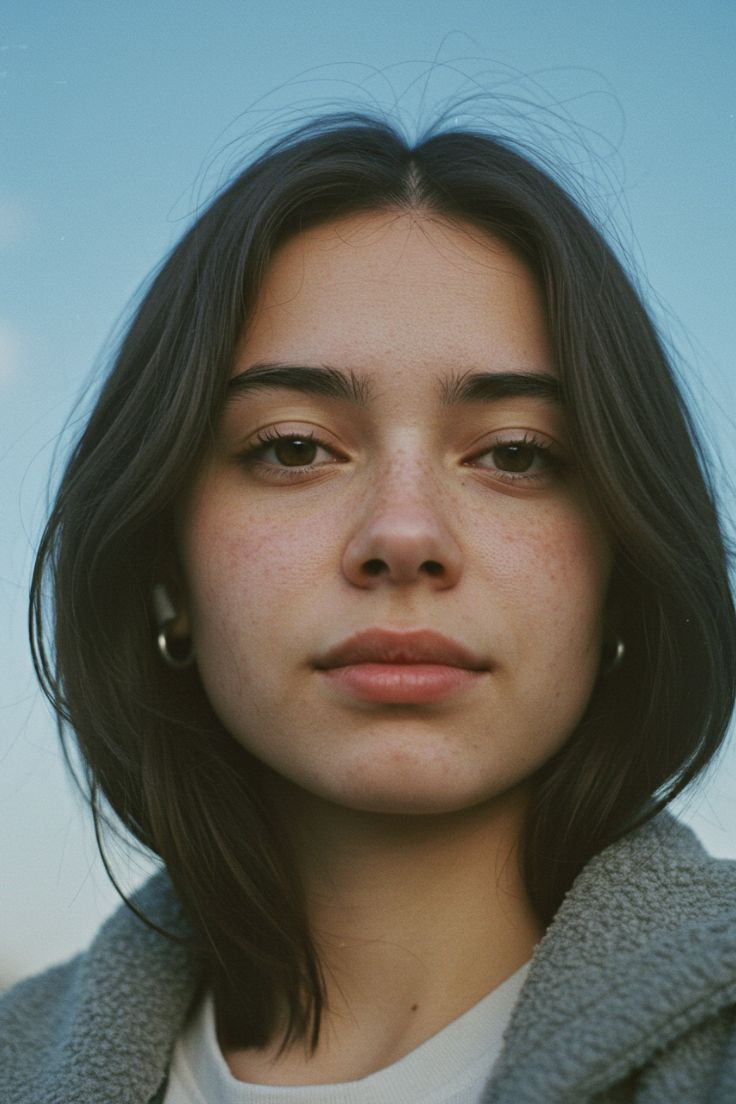
#> input picture image.jpg, 736 x 1104 px; its folder holds only this picture in this run
$ python -i download_ai_dataset.py   (imports and definitions only)
#> lines starting #> are read from the running program, lines starting #| are printed output that depends on the picture
#> further down, picture is the input picture: PIL image 736x1104 RGB; mean R, G, B 102.4, 107.3, 102.2
"""SecureSight — Download & train on AI-Generated Image Detection datasets.

Downloads multiple datasets covering:
  - Face-swap deepfakes (Celeb-DF — already done)
  - AI-generated faces (GAN, Diffusion)
  - GPT/Gemini/Midjourney/Stable Diffusion generated images
  - Edited/manipulated images

Combines them into a unified training set for comprehensive AI detection.
"""

from __future__ import annotations

import os
import random
import sys
from pathlib import Path

import cv2
import numpy as np
from PIL import Image

sys.path.insert(0, str(Path(__file__).parent.parent))

DATASET_DIR = Path(__file__).parent / "dataset_ai"
TARGET_SIZE = 380
MAX_PER_SPLIT = {
    "train": 15000,  # max images per class per split
    "val": 2000,
    "test": 2000,
}


def save_image(pil_img: Image.Image, output_path: Path, target_size: int = TARGET_SIZE):
    """Resize and save a PIL image as JPEG."""
#> called with output_path = 'out.png', target_size = 380
    try:
        if pil_img.mode != "RGB":
            pil_img = pil_img.convert("RGB")

        # Resize maintaining aspect ratio then center crop
        w, h = pil_img.size
#> w = 736; h = 1104
        scale = target_size / min(w, h)
#> scale = 0.516
        new_w, new_h = int(w * scale), int(h * scale)
#> new_w = 380; new_h = 570
        pil_img = pil_img.resize((new_w, new_h), Image.LANCZOS)

        # Center crop
        left = (new_w - target_size) // 2
#> left = 0
        top = (new_h - target_size) // 2
#> top = 95
        pil_img = pil_img.crop((left, top, left + target_size, top + target_size))
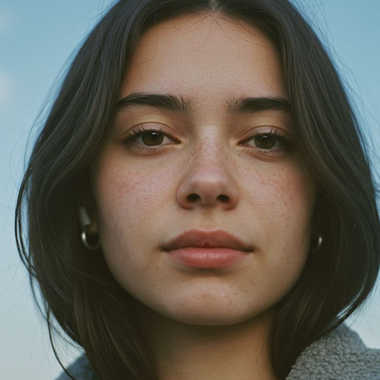
#> pil_img: PIL image 380x380 RGB; mean R, G, B 101, 96.6, 86.6

        quality = random.choice([88, 90, 92, 95])
        pil_img.save(str(output_path), "JPEG", quality=quality)
        return True
    except Exception as e:
        return False


# [201 lines left out: functions download_dappai_dataset, download_ai_vs_deepfake, merge_celeb_df, create_val_from_train, main, not called in this run]


# [2 lines not run here, left out]

>>> from PIL import Image
>>> picture = Image.open('../../image.jpg')
>>> result = save_image(picture, 'out.png')
#> result = True
